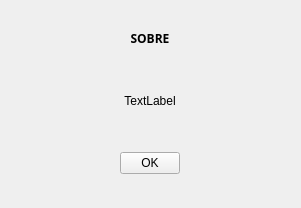
<?xml version="1.0" encoding="UTF-8"?>
<ui version="4.0">
 <class>Form_2</class>
 <widget class="QWidget" name="Form_2">
  <property name="geometry">
   <rect>
    <x>0</x>
    <y>0</y>
    <width>301</width>
    <height>208</height>
   </rect>
  </property>
  <property name="windowTitle">
   <string>Form</string>
  </property>
  <property name="layoutDirection">
   <enum>Qt::LeftToRight</enum>
  </property>
  <widget class="QWidget" name="verticalLayoutWidget">
   <property name="geometry">
    <rect>
     <x>0</x>
     <y>10</y>
     <width>301</width>
     <height>181</height>
    </rect>
   </property>
   <layout class="QVBoxLayout" name="verticalLayout">
    <item>
     <widget class="QLabel" name="about_titulo">
      <property name="maximumSize">
       <size>
        <width>300</width>
        <height>200</height>
       </size>
      </property>
      <property name="font">
       <font>
        <family>Roman</family>
        <pointsize>9</pointsize>
        <bold>true</bold>
       </font>
      </property>
      <property name="layoutDirection">
       <enum>Qt::LeftToRight</enum>
      </property>
      <property name="text">
       <string>SOBRE</string>
      </property>
      <property name="alignment">
       <set>Qt::AlignCenter</set>
      </property>
     </widget>
    </item>
    <item>
     <widget class="QLabel" name="about_text">
      <property name="maximumSize">
       <size>
        <width>300</width>
        <height>200</height>
       </size>
      </property>
      <property name="text">
       <string>TextLabel</string>
      </property>
      <property name="alignment">
       <set>Qt::AlignCenter</set>
      </property>
     </widget>
    </item>
    <item alignment="Qt::AlignHCenter|Qt::AlignVCenter">
     <widget class="QPushButton" name="button_sobre_ok">
      <property name="minimumSize">
       <size>
        <width>0</width>
        <height>0</height>
       </size>
      </property>
      <property name="maximumSize">
       <size>
        <width>60</width>
        <height>30</height>
       </size>
      </property>
      <property name="text">
       <string>OK</string>
      </property>
     </widget>
    </item>
   </layout>
  </widget>
 </widget>
 <resources/>
 <connections/>
</ui>
